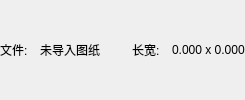
           <widget class="QWidget" name="widget_SubNav" native="true">
            <layout class="QHBoxLayout" name="horizontalLayout_subnav">
             <property name="spacing">
              <number>12</number>
             </property>
             <property name="leftMargin">
              <number>0</number>
             </property>
             <property name="topMargin">
              <number>0</number>
             </property>
             <property name="rightMargin">
              <number>0</number>
             </property>
             <property name="bottomMargin">
              <number>0</number>
             </property>
             <item>
              <widget class="QLabel" name="label_CNC_FileNameTitle">
               <property name="text">
                <string>文件:</string>
               </property>
              </widget>
             </item>
             <item>
              <widget class="QLabel" name="label_CNC_FileNameValue">
               <property name="text">
                <string>未导入图纸</string>
               </property>
              </widget>
             </item>
             <item>
              <spacer name="horizontalSpacer_subLeft">
               <property name="orientation">
                <enum>Qt::Horizontal</enum>
               </property>
               <property name="sizeHint" stdset="0">
                <size>
                 <width>20</width>
                 <height>20</height>
                </size>
               </property>
              </spacer>
             </item>
             <item>
              <widget class="QLabel" name="label_CNC_SizeTitle">
               <property name="text">
                <string>长宽:</string>
               </property>
              </widget>
             </item>
             <item>
              <widget class="QLabel" name="label_CNC_SizeValue">
               <property name="text">
                <string>0.000 x 0.000</string>
               </property>
              </widget>
             </item>
            </layout>
           </widget>
